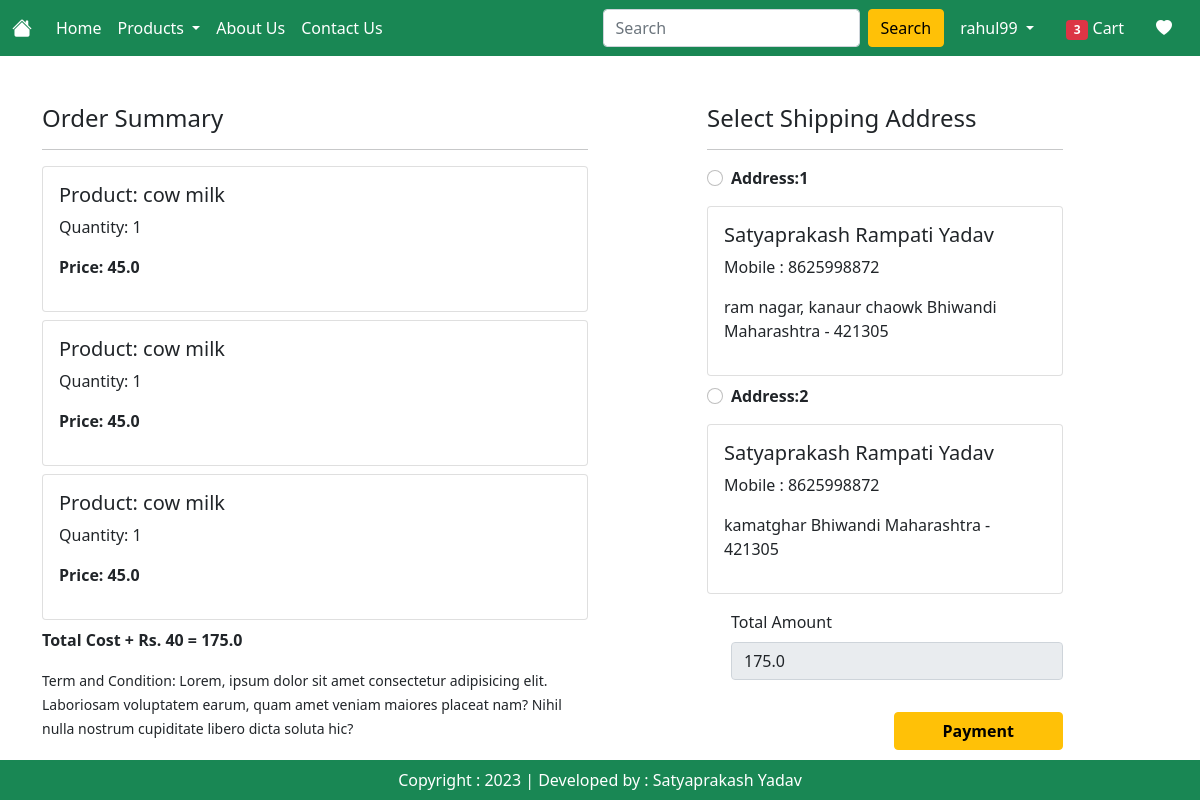
Page /checkout/ (signed in) on the committed database.
### MyApp/models.py (models this page shows, shortened)
class Cart(models.Model):
    user = models.ForeignKey(User, on_delete=models.CASCADE)
    product = models.ForeignKey(Product, on_delete=models.CASCADE)
    quantity = models.PositiveIntegerField(default=1)

class Product(models.Model):
    title = models.CharField(max_length=100)
    selling_price = models.FloatField()
    discounted_price = models.FloatField()
    description = models.TextField()
    composition = models.TextField(default='')
    prodapp = models.TextField(default='')
    category = models.CharField(choices=CATEGORY_CHOICES, max_length=2)
    product_image = models.ImageField(upload_to='product')

class Customer(models.Model):
    user = models.ForeignKey(User, on_delete=models.CASCADE)
    name = models.CharField(max_length=200)
    locality = models.CharField(max_length=200)
    city = models.CharField(max_length=200)
    mobile = models.IntegerField(default=0)
    zipcode = models.IntegerField()
    state = models.CharField(choices=STATE_CHOICES, max_length=100)

### MyApp/views.py (the view, shortened to what this page needs)
# urls.py: path('checkout/', views.checkout.as_view(), name='checkout'),
@method_decorator(login_required, name="dispatch")
class checkout(View):
    def get(self, request):
        totalitem = 0
        wishitem = 0
        if request.user.is_authenticated:
            totalitem = len(Cart.objects.filter(user=request.user))
            wishitem = len(Wishlist.objects.filter(user=request.user))
        user = request.user
        add = Customer.objects.filter(user=user)
        cart_items = Cart.objects.filter(user=user)
        famount = 0
        for p in cart_items:
            value = p.quantity * p.product.discounted_price
            famount = famount + value
        totalamount = famount + 40
        razoramount = int(totalamount * 100)
        client = razorpay.Client(auth=("rzp_test_FvKWvc9MnQXRhJ", "r8OR8ZLyJUIoa9sMBE4MhrKU"))
        data = { "amount": razoramount, "currency": "INR", "receipt": "order_rcptid_11" }
        payment_response = client.order.create(data=data)
        order_id = payment_response['id']
        order_status = payment_response['status']
        return render(request, 'MyApp/checkout.html', locals())

### templates/MyApp/checkout.html (shortened to what this page needs)
{% extends 'MyApp/base.html' %}
{% load static %}
{% block main-content %}
<div class="container">
    <div class="row mt-5">
        <div class="col-sm-6">
            <h4>Order Summary</h4>
            <hr>
            {% for item in cart_items %}
            <div class="card mb-2">
                <div class="card-body">
                    <h5>Product: {{item.product.title}}</h5>
                    <p>Quantity: {{item.quantity}}</p>
                    <p class="fw-bold">Price: {{item.product.discounted_price}}</p>
                </div>
            </div>
            {% endfor %}
            <p class="fw-bold">Total Cost + Rs. 40 = {{totalamount}}</p>
            <small>Term and Condition: Lorem, ipsum dolor sit amet consectetur adipisicing elit. Laboriosam voluptatem earum, quam amet veniam maiores placeat nam? Nihil nulla nostrum cupiditate libero dicta soluta hic?</small>
        </div>
        <div class="col-sm-4 offset-sm-1">
            <h4>Select Shipping Address</h4>
            <hr>
            <form method="post" id="myform">
                {% for ad in add %}
                <div class="form-check mt-2 mb-3">
                    <input type="radio" class="form-check-input" name="custid" id="custadd{{forloop.counter}}" value="{{ad.id}}">
                    <label for="custadd{{forloop.counter}}" class="form-check-label fw-bold">Address:{{forloop.counter}}</label>
                </div>
                <div class="card">
                    <div class="card-body">
                        <h5>{{ad.name}}</h5>
                        <p>Mobile : {{ad.mobile}}</p>
                        <p>{{ad.locality}} {{ad.city}} {{ad.state}} - {{ad.zipcode}}</p>
                    </div>
                </div>
                {% endfor %}
                <div class="form-check mb-3 mt-3">
                    <label for="totamount" class="form-label">Total Amount</label>
                    <input type="number" class="form-control" name="totamount" value={{totalamount}} readonly>
                </div>
                <div class="text-end">
                    <button id="rzp-button1" type="submit" class="btn btn-warning mt-3 px-5 fw-bold">Payment</button>
                </div>
            </form>
        </div>
    </div>
</div>
{% endblock main-content %}

### templates/MyApp/base.html (shortened to what this page needs)
<!DOCTYPE html>
{% load static %}
<html lang="en">
<head>
    <link href="https://cdn.jsdelivr.net/npm/bootstrap@5.0.2/dist/css/bootstrap.min.css" rel="stylesheet">
    <link rel="stylesheet" href="https://cdn.jsdelivr.net/npm/bootstrap-icons@1.10.5/font/bootstrap-icons.css">
    <link rel="stylesheet" href="{% static 'MyApp/css/style.css' %}">
</head>
<body>
    <nav class="navbar navbar-expand-lg navbar-dark bg-success">
        <div class="container-fluid">
          <a class="navbar-brand" href="/"><i class="bi bi-house-fill"></i></a>
          <div class="collapse navbar-collapse" id="navbarSupportedContent">
            <ul class="navbar-nav me-auto mb-2 mb-lg-0">
              {% if request.user.is_authenticated %}
              <li class="nav-item">
                <a class="nav-link active" aria-current="page" href="/">Home</a>
              </li>
              <li class="nav-item dropdown">
                <a class="nav-link dropdown-toggle active" href="#" id="navbarDropdown" role="button" data-bs-toggle="dropdown" aria-expanded="false">
                  Products
                </a>
              </li>
              <li class="nav-item">
                <a class="nav-link text-white" href="{% url 'about' %}">About Us</a>
              </li>
              <li class="nav-item">
                <a class="nav-link text-white" href="{% url 'contact' %}">Contact Us</a>
              </li>
            </ul>
            <form class="d-flex" role="search" action="/search">
              <input class="form-control me-2" type="search" placeholder="Search" name="search" aria-label="Search">
              <button class="btn btn-warning" type="submit">Search</button>
            </form>
          </div>
          <ul class="navbar-nav me-auto mb-2 mb-lg-0">
            <li class="nav-item dropdown mx-2">
              <a class="nav-link dropdown-toggle text-white" href="#" id="profileDropdown" role="button" data-bs-toggle="dropdown" aria-expanded="false">
                {{user}}
              </a>
            </li>
            <li class="nav-item mx-2">
              <a href="{% url 'showcart' %}" class="nav-link text-white"><span class="badge bg-danger">{% if totalitem > 0 %} {{totalitem}} {% endif %}</span> Cart</a>
            </li>
            <li class="nav-item mx-2">
              <a href="{% url 'showwishlist' %}" class="nav-link text-white"> <i class="bi bi-heart-fill"></i></a>
            </li>
            {% endif %}
          </ul>
        </div>
      </nav>
      {% block main-content %}{% endblock main-content %}
      <footer class="container-fluid bg-success text-center p-2 mt-5 fixed-bottom text-white">
        Copyright : 2023 | Developed by : Satyaprakash Yadav
      </footer>
</body>
</html>

### rows in the picture
Cart: product "cow milk", quantity "1", product.discounted_price "45.0"
Cart: product "cow milk", quantity "1", product.discounted_price "45.0"
Cart: product "cow milk", quantity "1", product.discounted_price "45.0"
Customer: name "Satyaprakash Rampati Yadav", mobile "8625998872", locality "ram nagar, kanaur chaowk", city "Bhiwandi", state "Maharashtra", zipcode "421305"
Customer: name "Satyaprakash Rampati Yadav", mobile "8625998872", locality "kamatghar", city "Bhiwandi", state "Maharashtra", zipcode "421305"

### other values in the picture
{{ user }} "rahul99"
{{ totalitem }} "3"
{{ totalamount }} "175.0"
